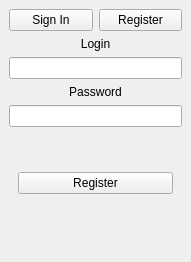
<?xml version="1.0" encoding="UTF-8"?>
<ui version="4.0">
 <class>MainWindow</class>
 <widget class="QMainWindow" name="MainWindow">
  <property name="geometry">
   <rect>
    <x>0</x>
    <y>0</y>
    <width>191</width>
    <height>262</height>
   </rect>
  </property>
  <property name="windowTitle">
   <string>Password GUI client</string>
  </property>
  <widget class="QWidget" name="centralwidget">
   <layout class="QVBoxLayout" name="verticalLayout">
    <item>
     <layout class="QHBoxLayout" name="horizontalLayout">
      <item>
       <widget class="QPushButton" name="logSwitchButton">
        <property name="text">
         <string>Sign In</string>
        </property>
       </widget>
      </item>
      <item>
       <widget class="QPushButton" name="regSwitchButton">
        <property name="text">
         <string>Register</string>
        </property>
       </widget>
      </item>
     </layout>
    </item>
    <item>
     <widget class="QLabel" name="loginLabel">
      <property name="text">
       <string>Login</string>
      </property>
      <property name="alignment">
       <set>Qt::AlignmentFlag::AlignCenter</set>
      </property>
     </widget>
    </item>
    <item>
     <widget class="QLineEdit" name="loginLineEdit"/>
    </item>
    <item>
     <widget class="QLabel" name="passLabel">
      <property name="text">
       <string>Password</string>
      </property>
      <property name="alignment">
       <set>Qt::AlignmentFlag::AlignCenter</set>
      </property>
     </widget>
    </item>
    <item>
     <widget class="QLineEdit" name="passLineEdit">
      <property name="echoMode">
       <enum>QLineEdit::EchoMode::Password</enum>
      </property>
     </widget>
    </item>
    <item>
     <widget class="QStackedWidget" name="switchFormsWidget">
      <property name="currentIndex">
       <number>1</number>
      </property>
      <widget class="QWidget" name="logPage">
       <layout class="QVBoxLayout" name="verticalLayout_2">
        <item>
         <widget class="QPushButton" name="logButton">
          <property name="text">
           <string>Sign in</string>
          </property>
         </widget>
        </item>
       </layout>
      </widget>
      <widget class="QWidget" name="regPage">
       <layout class="QVBoxLayout" name="verticalLayout_3">
        <item>
         <widget class="QPushButton" name="regButton">
          <property name="text">
           <string>Register</string>
          </property>
         </widget>
        </item>
       </layout>
      </widget>
     </widget>
    </item>
    <item>
     <widget class="QLabel" name="infoLabel">
      <property name="text">
       <string/>
      </property>
     </widget>
    </item>
   </layout>
  </widget>
 </widget>
 <resources/>
 <connections/>
</ui>
